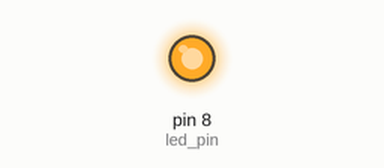
Recording of a sketch running on a simulated Arduino Uno, built with avr-gcc and run on an emulated ATmega328P. Shown: output pins drawn as LEDs (lit = HIGH).

Above: at 0.3 s.
At 2.6 s:
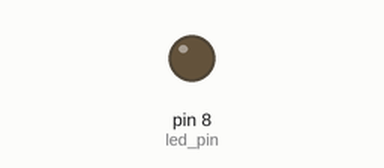
Timing chart, 0 to 3.6 s (numbered marks = the images above):
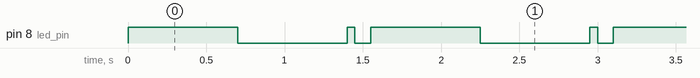

The sketch:

ambulance.ino
```cpp
int led_pin = 8;
int dit_m = 700;
int dit_o = 50;

void setup() {
  // put your setup code here, to run once:
pinMode(led_pin,OUTPUT);
}

void loop() {
  // put your main code here, to run repeatedly:
digitalWrite(led_pin,HIGH);
delay(dit_m);
digitalWrite(led_pin,LOW);
delay(dit_m);

digitalWrite(led_pin,HIGH);
delay(dit_o);
digitalWrite(led_pin,LOW);
delay(100);
}
```

Measured:
- by itself, pin 8 (led_pin): repeats every 1.6 s: LOW 0.70 s, HIGH 0.05 s, LOW 0.10 s, HIGH 0.70 s
- by itself, everything shown: repeats every 1.6 s, in 4 steps
